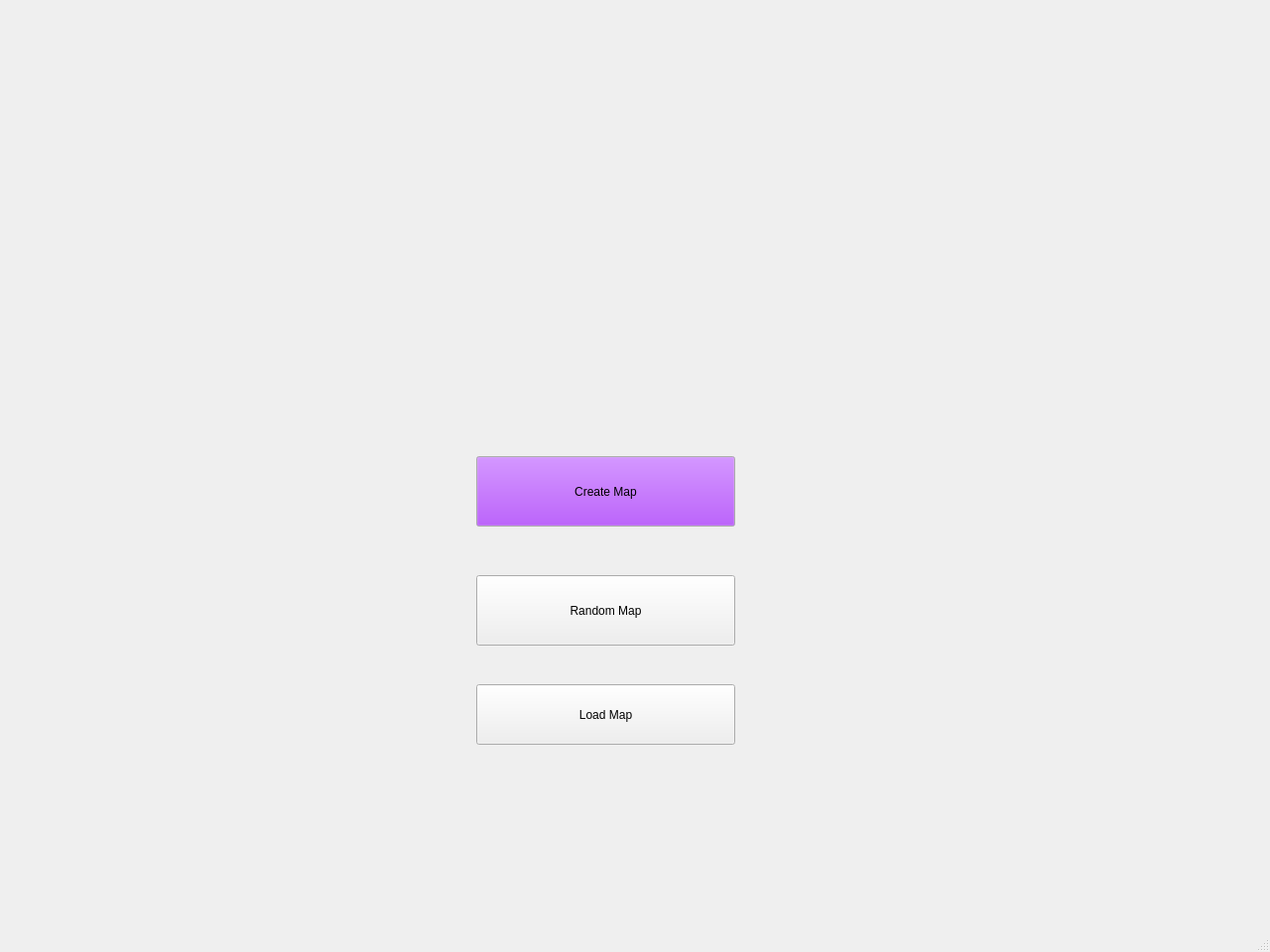
<?xml version="1.0" encoding="UTF-8"?>
<ui version="4.0">
 <class>MainWindow</class>
 <widget class="QMainWindow" name="MainWindow">
  <property name="geometry">
   <rect>
    <x>0</x>
    <y>0</y>
    <width>1280</width>
    <height>960</height>
   </rect>
  </property>
  <property name="font">
   <font>
    <weight>50</weight>
    <italic>false</italic>
    <bold>false</bold>
   </font>
  </property>
  <property name="windowTitle">
   <string>MainWindow</string>
  </property>
  <widget class="QWidget" name="centralwidget">
   <widget class="QLabel" name="label">
    <property name="geometry">
     <rect>
      <x>0</x>
      <y>-30</y>
      <width>1281</width>
      <height>1011</height>
     </rect>
    </property>
    <property name="palette">
     <palette>
      <active>
       <colorrole role="Button">
        <brush brushstyle="SolidPattern">
         <color alpha="255">
          <red>94</red>
          <green>194</green>
          <blue>47</blue>
         </color>
        </brush>
       </colorrole>
       <colorrole role="Base">
        <brush brushstyle="SolidPattern">
         <color alpha="255">
          <red>255</red>
          <green>255</green>
          <blue>255</blue>
         </color>
        </brush>
       </colorrole>
       <colorrole role="Window">
        <brush brushstyle="SolidPattern">
         <color alpha="255">
          <red>21</red>
          <green>240</green>
          <blue>124</blue>
         </color>
        </brush>
       </colorrole>
      </active>
      <inactive>
       <colorrole role="Button">
        <brush brushstyle="SolidPattern">
         <color alpha="255">
          <red>94</red>
          <green>194</green>
          <blue>47</blue>
         </color>
        </brush>
       </colorrole>
       <colorrole role="Base">
        <brush brushstyle="SolidPattern">
         <color alpha="255">
          <red>255</red>
          <green>255</green>
          <blue>255</blue>
         </color>
        </brush>
       </colorrole>
       <colorrole role="Window">
        <brush brushstyle="SolidPattern">
         <color alpha="255">
          <red>21</red>
          <green>240</green>
          <blue>124</blue>
         </color>
        </brush>
       </colorrole>
      </inactive>
      <disabled>
       <colorrole role="Button">
        <brush brushstyle="SolidPattern">
         <color alpha="255">
          <red>94</red>
          <green>194</green>
          <blue>47</blue>
         </color>
        </brush>
       </colorrole>
       <colorrole role="Base">
        <brush brushstyle="SolidPattern">
         <color alpha="255">
          <red>21</red>
          <green>240</green>
          <blue>124</blue>
         </color>
        </brush>
       </colorrole>
       <colorrole role="Window">
        <brush brushstyle="SolidPattern">
         <color alpha="255">
          <red>21</red>
          <green>240</green>
          <blue>124</blue>
         </color>
        </brush>
       </colorrole>
      </disabled>
     </palette>
    </property>
    <property name="text">
     <string/>
    </property>
    <property name="pixmap">
     <pixmap>../../../../../Downloads/EIUexw.png</pixmap>
    </property>
    <property name="scaledContents">
     <bool>true</bool>
    </property>
   </widget>
   <widget class="QPushButton" name="pushButton">
    <property name="geometry">
     <rect>
      <x>480</x>
      <y>460</y>
      <width>261</width>
      <height>71</height>
     </rect>
    </property>
    <property name="palette">
     <palette>
      <active>
       <colorrole role="Button">
        <brush brushstyle="SolidPattern">
         <color alpha="255">
          <red>155</red>
          <green>36</green>
          <blue>240</blue>
         </color>
        </brush>
       </colorrole>
      </active>
      <inactive>
       <colorrole role="Button">
        <brush brushstyle="SolidPattern">
         <color alpha="255">
          <red>155</red>
          <green>36</green>
          <blue>240</blue>
         </color>
        </brush>
       </colorrole>
      </inactive>
      <disabled>
       <colorrole role="Button">
        <brush brushstyle="SolidPattern">
         <color alpha="255">
          <red>155</red>
          <green>36</green>
          <blue>240</blue>
         </color>
        </brush>
       </colorrole>
      </disabled>
     </palette>
    </property>
    <property name="text">
     <string>Create Map</string>
    </property>
   </widget>
   <widget class="QPushButton" name="pushButton_2">
    <property name="geometry">
     <rect>
      <x>480</x>
      <y>580</y>
      <width>261</width>
      <height>71</height>
     </rect>
    </property>
    <property name="text">
     <string>Random Map</string>
    </property>
   </widget>
   <widget class="QPushButton" name="pushButton_3">
    <property name="geometry">
     <rect>
      <x>480</x>
      <y>690</y>
      <width>261</width>
      <height>61</height>
     </rect>
    </property>
    <property name="text">
     <string>Load Map</string>
    </property>
   </widget>
  </widget>
  <widget class="QMenuBar" name="menubar">
   <property name="geometry">
    <rect>
     <x>0</x>
     <y>0</y>
     <width>1280</width>
     <height>21</height>
    </rect>
   </property>
  </widget>
  <widget class="QStatusBar" name="statusbar"/>
 </widget>
 <resources/>
 <connections/>
</ui>
